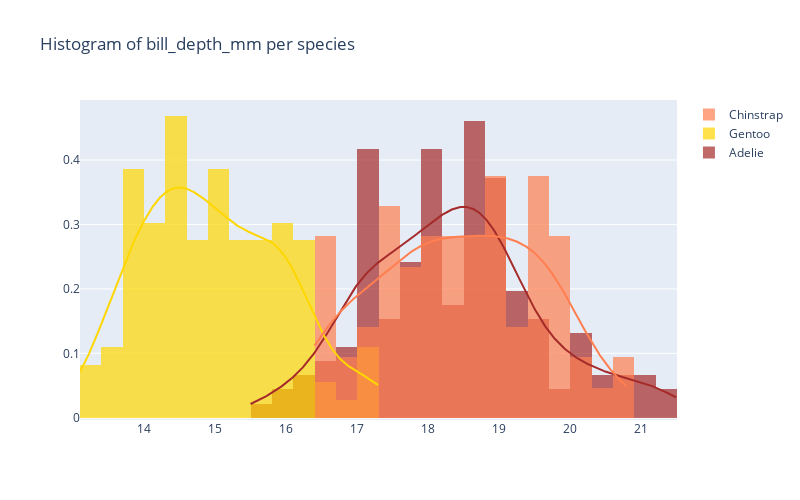

This figure's notebook cell:
### Markdown cell above
The **Adelie** specie seems to have **shorter bills** on average compared to other species.

### Code cell
# Histogram of bill_depth_mm per species
fig2 = ff.create_distplot([data[data['species'] == sp]['bill_depth_mm'] for sp in data['species'].unique()], 
                          data['species'].unique(), 
                          bin_size = 0.3, 
                          show_rug = False, 
                          colors = [species_colors[sp] for sp in data['species'].unique()])

fig2.update_layout(autosize = False, width = 800, height = 500, title_text = 'Histogram of bill_depth_mm per species')
fig2.show()

# Violin plot
fig3 = go.Figure(data = [go.Violin(x = data['species'], y = data['bill_depth_mm'], box_visible = True, fillcolor = 'lightblue')])
fig3.update_layout(autosize = False, width = 800, height = 500, title_text = 'Violin plot of bill_depth_mm per species')
fig3.show()

### Figure 1 — Plotly figure (JSON) as saved in the notebook; plotly's stock layout.template omitted (floating-point values rounded to 4 significant figures; data arrays with more than 128 entries replaced by an {"elided": "..."} marker saying what was removed)
{"data": [{"autobinx": false, "histnorm": "probability density", "legendgroup": "Adelie", "marker": {"color": "brown"}, "name": "Adelie", "opacity": 0.7, "type": "histogram", "x": {"elided": "153 float values"}, "xaxis": "x", "xbins": {"end": 21.5, "size": 0.3, "start": 15.5}, "yaxis": "y"}, {"autobinx": false, "histnorm": "probability density", "legendgroup": "Gentoo", "marker": {"color": "gold"}, "name": "Gentoo", "opacity": 0.7, "type": "histogram", "x": [13.2, 16.3, 14.1, 15.2, 14.5, 13.5, 14.6, 15.3, 13.4, 15.4, 13.7, 16.1, 13.7, 14.6, 14.6, 15.7, 13.5, 15.2, 14.5, 15.1, 14.3, 14.5, 14.5, 15.8, 13.1, 15.1, 14.3, 15, 14.3, 15.3, 15.3, 14.2, 14.5, 17, 14.8, 16.3, 13.7, 17.3, 13.6, 15.7, 13.7, 16, 13.7, 15, 15.9, 13.9, 13.9, 15.9, 13.3, 15.8, 14.2, 14.1, 14.4, 15, 14.4, 15.4, 13.9, 15, 14.5, 15.3, 13.8, 14.9, 13.9, 15.7, 14.2, 16.8, 14.4, 16.2, 14.2, 15, 15, 15.6, 15.6, 14.8, 15, 16, 14.2, 16.3, 13.8, 16.4, 14.5, 15.6, 14.6, 15.9, 13.8, 17.3, 14.4, 14.2, 14, 17, 15, 17.1, 14.5, 16.1, 14.7, 15.7, 15.8, 14.6, 14.4, 16.5, 15, 17, 15.5, 15, 13.8, 16.1, 14.7, 15.8, 14, 15.1, 15.2, 15.9, 15.2, 16.3, 14.1, 16, 15.7, 16.2, 13.7, 14.3, 15.7, 14.8, 16.1], "xaxis": "x", "xbins": {"end": 17.3, "size": 0.3, "start": 13.1}, "yaxis": "y"}, {"autobinx": false, "histnorm": "probability density", "legendgroup": "Chinstrap", "marker": {"color": "coral"}, "name": "Chinstrap", "opacity": 0.7, "type": "histogram", "x": [17.8, 19.3, 19.4, 18.7, 19.8, 17.8, 18.2, 18.2, 17.9, 19.5, 19.2, 18.9, 19.9, 17.8, 20.3, 17.3, 18.1, 17.1, 19.6, 20, 17.8, 18.6, 18.2, 17.3, 17.5, 16.6, 19.4, 17.9, 19, 18.4, 19, 17.8, 20, 16.6, 20.8, 16.7, 18.8, 18.6, 16.8, 18.3, 20.7, 16.6, 19.9, 19.5, 17.5, 19.1, 17, 17.9, 18.5, 17.9, 19.6, 18.7, 17.3, 16.4, 19, 17.3, 19.7, 17.3, 18.8, 16.6, 19.9, 18.8, 19.4, 19.5, 16.5, 17, 19.8, 18.1, 18.2, 19, 18.7], "xaxis": "x", "xbins": {"end": 20.8, "size": 0.3, "start": 16.4}, "yaxis": "y"}, {"legendgroup": "Adelie", "marker": {"color": "brown"}, "mode": "lines", "name": "Adelie", "showlegend": false, "type": "scatter", "x": {"elided": "500 float values"}, "xaxis": "x", "y": {"elided": "500 float values"}, "yaxis": "y"}, {"legendgroup": "Gentoo", "marker": {"color": "gold"}, "mode": "lines", "name": "Gentoo", "showlegend": false, "type": "scatter", "x": {"elided": "500 float values"}, "xaxis": "x", "y": {"elided": "500 float values"}, "yaxis": "y"}, {"legendgroup": "Chinstrap", "marker": {"color": "coral"}, "mode": "lines", "name": "Chinstrap", "showlegend": false, "type": "scatter", "x": {"elided": "500 float values"}, "xaxis": "x", "y": {"elided": "500 float values"}, "yaxis": "y"}], "layout": {"autosize": false, "barmode": "overlay", "height": 500, "hovermode": "closest", "legend": {"traceorder": "reversed"}, "title": {"text": "Histogram of bill_depth_mm per species"}, "width": 800, "xaxis": {"anchor": "y2", "domain": [0, 1], "zeroline": false}, "yaxis": {"anchor": "free", "domain": [0, 1], "position": 0}}}
